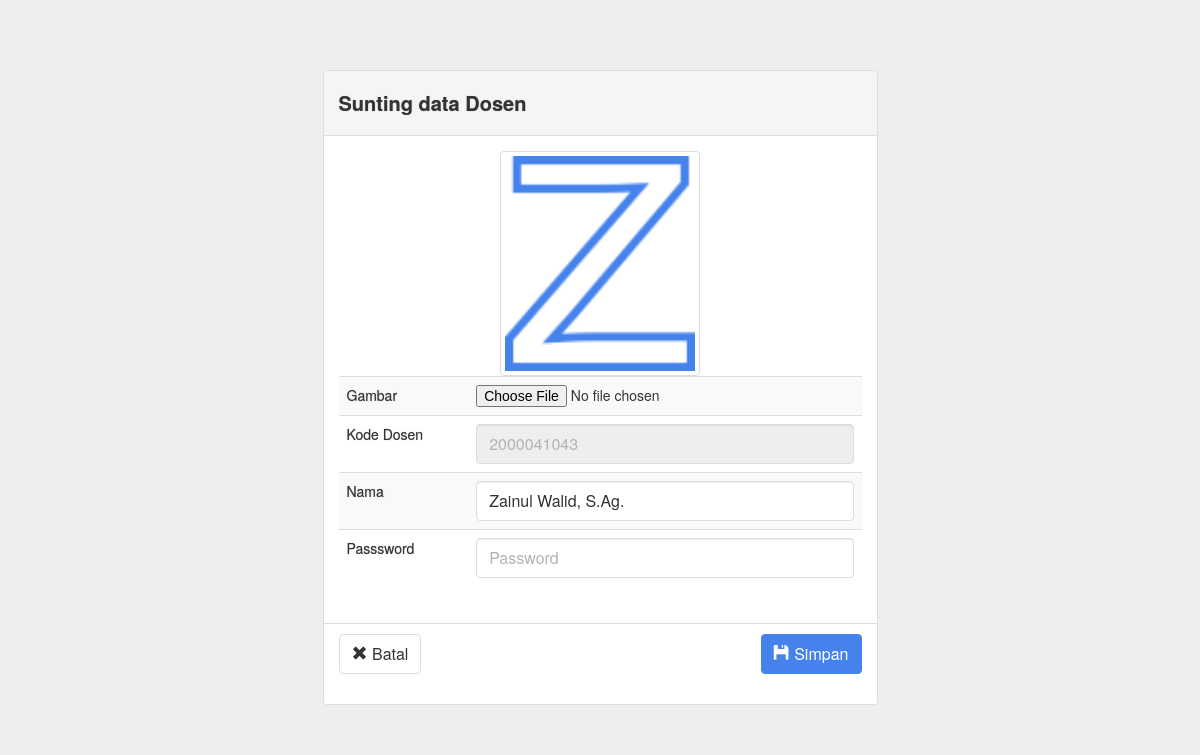
Screenshot of /admin/dosen/editdosen.php?kd=2000041043 (signed in) with the database file from the repository.
### tables this page shows
CREATE TABLE IF NOT EXISTS `dosen` (
  `DOSEN_KODE` varchar(10) NOT NULL,
  `DOSEN_NAMA` varchar(50) DEFAULT NULL,
  `DOSEN_PASSWORD` varchar(32) DEFAULT NULL,
  `DOSEN_GAMBAR` varchar(100) DEFAULT 'img/user.jpg',
  `DOSEN_SESSION` varchar(100) DEFAULT NULL
);

### admin/dosen/editdosen.php (the view, shortened to what this page needs)
<?php
$kd = $_GET['kd'];
?>
<!DOCTYPE HTML>
<html>
	<head>
		<link rel="stylesheet" type="text/css" href="../../css/lumen.css">
	</head>
	<body style="padding-top:70px;text-shadow: 0px 0px 1px #909090 !important;background:#eee;">
		<?php if ($_SESSION["level"] == "Admin"){ ?>
		<div class="container" style="">
			<div class="row">
				<div class="col-md-3"></div>
				<div class="col-md-6 col-xs-12" style="">
					<div class="panel panel-default">
						<div class="panel-heading">
							<h4>Sunting data Dosen</h4>
						</div>
						<?php
							  $ca = mysql_query("SELECT * FROM dosen WHERE dosen_kode='$kd'");
							  $da = mysql_fetch_array($ca);
						 ?>
						 <form action="" method="POST" enctype="multipart/form-data">
						<div class="panel-body">
							<center>
								<img src="<?php echo $da['DOSEN_GAMBAR']; ?>" width="200" height="200" class="img-thumbnail" margin><br>
							</center>
							<table class="table table-hover table-striped table-responsive">
								<tbody>
									<tr>
										<td>Gambar</td>
										<td><input type="file" name="gambar"></td>
									</tr>
									<tr>
										<td>Kode Dosen</td>
										<td><input type="text" class="form-control" id="kodedosen" name="kodedosen" placeholder="<?php echo $da['DOSEN_KODE']; ?>" disabled></td>
									</tr>
									<tr>
										<td>Nama</td>
										<td><input type="text" class="form-control" id="Nama" name="nama" value="<?php echo $da['DOSEN_NAMA']; ?>"></td>
									</tr>
									<tr>
										<td>Passsword</td>
										<td><input type="password" class="form-control" id="Password" placeholder="Password" name="password"></td>
									</tr>
								</tbody>
							</table>
						</div>
						<div class="panel-footer">
								<button type="submit" class="btn btn-default" name="batal"><span class="glyphicon glyphicon-remove"></span> Batal</button> <button type="submit" class="btn btn-primary pull-right" name="simpan"><span class="glyphicon glyphicon-floppy-disk"></span> Simpan</button>
						</form>
						<br><br>
						</div>
					</div>
				</div>
				<div class="col-md-3"></div>
			<?php
			}
			elseif ($_SESSION['level']=='Dosen' || $_SESSION['level']== 'Mahasiswa') {
					header('location:../../');
			}
			else{
				header('location:../../');
				exit();
			}
			 ?>
	</body>
</html>

### rows the page displays
dosen: DOSEN_GAMBAR (picture), kodedosen "2000041043", nama "Zainul Walid, S.Ag."
